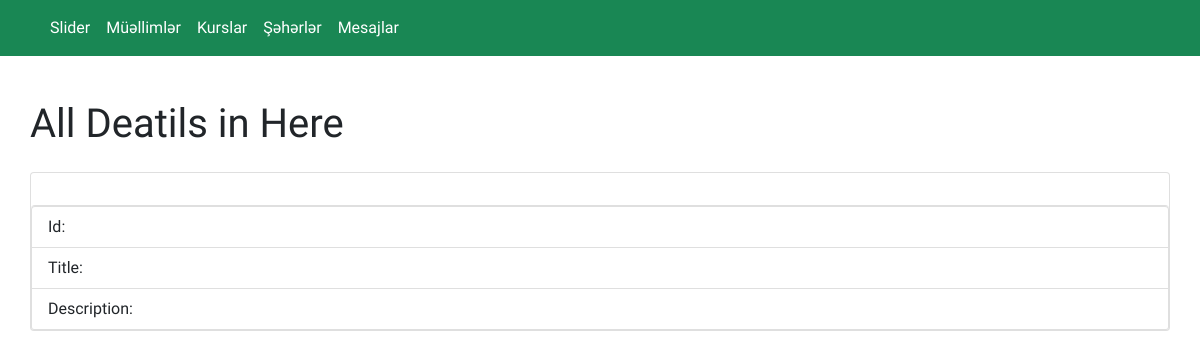
Page /admin/courses/detail/2 on the earlier database version.
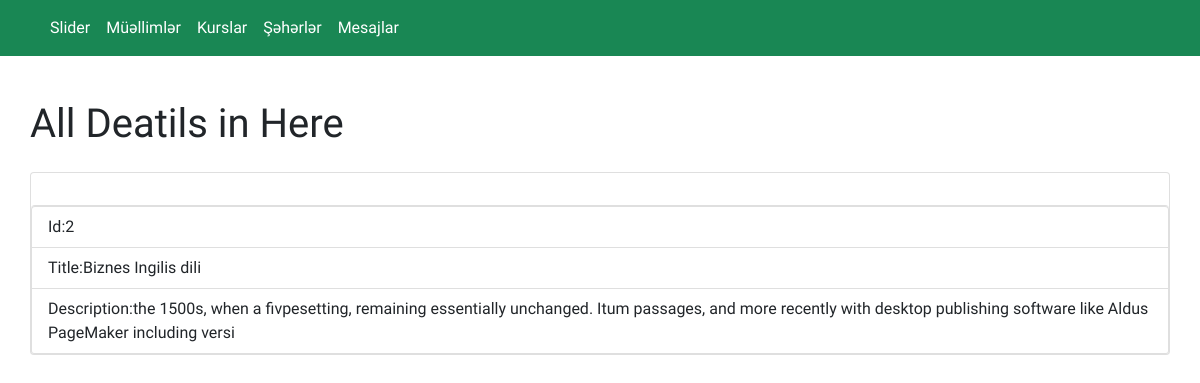
Same page on the later database version.
### app.py (models this page shows)
class Courses(db.Model):
    id=db.Column(db.Integer,primary_key=True)
    img=db.Column(db.String(100))
    title=db.Column(db.String(100))
    desc=db.Column(db.Text)

### app.py (the view)
@app.route('/admin/courses/detail/<id>')
def coursesDetail(id):
    coursesdetail=Courses.query.get(id)
    return render_template('admin/course_detail.html',coursesdetail=coursesdetail)

### templates/admin/course_detail.html (shortened to what this page needs)
{% extends 'admin/layout.html' %}
{% block content %}
<div class="container" style="padding: 20px 0px;">
  <div class="row">
      <div class="col-12">
          <h1 class="my-4">All Deatils in Here</h1>
          <div class="card" >
              <div class="card-body">
          </div>
          <ul class="list-group">
              <li class="list-group-item">Id:{{coursesdetail.id}}</li>
              <li class="list-group-item">Title:{{coursesdetail.title}}</li>
              <li class="list-group-item">Description:{{coursesdetail.desc}}</li>
          </ul>
  </div>
{% endblock %}

Differences in the rows shown:
added Courses: id "2", title "Biznes Ingilis dili", desc "the 1500s, when a fivpesetting, remaining essentially unchanged. Itum passages, and more recently with desktop publishing software like Aldus PageMaker including versi"
